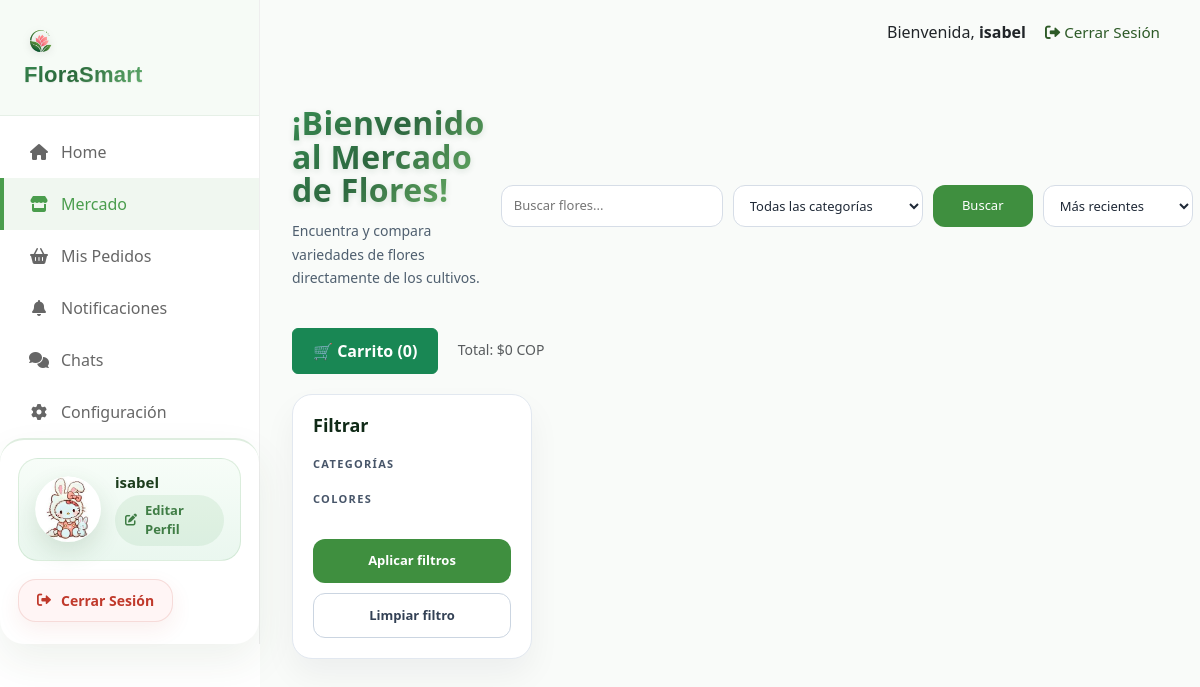
Screenshot of /mercado/ (signed in) with the database file from the repository.
### usuarios/models.py (models this page shows, shortened)
class Usuario(AbstractUser):
    ROLES = (
        ('floricultor', 'Floricultor / Productor'),
        ('comprador_b2b', 'Comprador Mayorista (B2B)'),
        ('comprador_b2c', 'Cliente Final (B2C)'),
    )
    email = models.EmailField(unique=True)
    rol = models.CharField(max_length=20, choices=ROLES, default='comprador_b2c')
    nombre_empresa_o_finca = models.CharField(max_length=100, blank=True, null=True)
    foto_perfil = models.ImageField(upload_to='perfiles/', null=True, blank=True, default='perfiles/default_profile.png')
    telefono = models.CharField(max_length=20, blank=True, null=True)
    ubicacion = models.CharField(max_length=200, blank=True, null=True)
    bio = models.TextField(blank=True, null=True)
    groups = models.ManyToManyField(
        Group,
        related_name="usuario_set",
        blank=True,
    )
    user_permissions = models.ManyToManyField(
        Permission,
        related_name="usuario_permissions_set",
        blank=True,
    )

### usuarios/views.py (the view, shortened to what this page needs)
# urls.py: path('mercado/', views.mercado_view, name='mercado'),
def mercado_view(request):
    if not request.user.is_authenticated:
        return redirect('login')
    if hasattr(request.user, 'rol') and request.user.rol == 'floricultor':
        messages.info(request, "Acceso al mercado no disponible para floricultores.")
        return redirect('mis_pedidos')
    productos = Producto.objects.all().order_by('-fecha_publicacion')
    categorias = Producto.objects.values_list('nombre_flor', flat=True).distinct().order_by('nombre_flor')
    colores = Producto.objects.values_list('color', flat=True).distinct().order_by('color')
    flores_colores = {}
    contexto = {
        'productos': productos,
        'categorias': categorias,
        'colores': colores,
        'flores_colores': flores_colores
    }
    return render(request, 'mercado.html', contexto)

### templates/mercado.html (shortened to what this page needs)
{% extends 'base.html' %}
{% load static %}
{% block extra_css %}
    <link rel="stylesheet" href="{% static 'css/style.css' %}">
{% endblock %}
{% block content %}
<div class="mercado-wrapper">
    <div class="mercado-header">
        <div class="texto-hero">
            <h1>{% if request.session.language == 'en' %}Welcome to the Flower Market!{% else %}¡Bienvenido al Mercado de Flores!{% endif %}</h1>
            <p>{% if request.session.language == 'en' %}Find and compare flower varieties directly from the farms.{% else %}Encuentra y compara variedades de flores directamente de los cultivos.{% endif %}</p>
        </div>
        <div class="mercado-actions">
            <div class="buscador">
                <input type="text" id="searchInput" placeholder="{% if request.session.language == 'en' %}Search flowers...{% else %}Buscar flores...{% endif %}">
                <select id="categorySelect">
                    <option value="">{% if request.session.language == 'en' %}All categories{% else %}Todas las categorías{% endif %}</option>
                </select>
                <button type="button" onclick="aplicarFiltros()">{% if request.session.language == 'en' %}Search{% else %}Buscar{% endif %}</button>
            </div>
            <div class="ordenador">
                <select id="sortSelect" onchange="ordenarProductos()">
                    <option value="reciente">Más recientes</option>
                </select>
            </div>
        </div>
    </div>
    <div style="margin-bottom: 20px;">
        <button type="button" class="btn btn-success" onclick="abrirCarrito()" style="padding: 10px 20px; font-weight: bold;">
            🛒 {% if request.session.language == 'en' %}Cart{% else %}Carrito{% endif %} (<span id="cartCount">0</span>)
        </button>
        <span id="cartTotalText" class="text-muted" style="margin-left: 15px; font-size: 14px;">{% if request.session.language == 'en' %}Total{% else %}Total{% endif %}: $0 COP</span>
    </div>
    <div class="mercado-container">
        <aside class="filtros-sidebar">
            <h3>Filtrar</h3>
            <div class="filtro-grupo">
                <h4>Categorías</h4>
            </div>
            <div class="filtro-grupo">
                <h4>Colores</h4>
            </div>
            <div class="filtros-footer">
                <button type="button" class="btn-aplicar-filtros" onclick="aplicarFiltros()">{% if request.session.language == 'en' %}Apply filters{% else %}Aplicar filtros{% endif %}</button>
                <button type="button" class="btn-limpiar-filtros" onclick="limpiarFiltros()">{% if request.session.language == 'en' %}Clear filter{% else %}Limpiar filtro{% endif %}</button>
            </div>
        </aside>
        <section class="productos-contenedor">
            <div class="productos-grid" id="productos-grid">
            </div>
        </section>
    </div>
</div>
{% endblock %}

### templates/base.html (shortened to what this page needs)
{% load static %}
<!DOCTYPE html>
<html lang="{{ request.session.language|default:'es' }}">
<head>
    <link href="https://cdn.jsdelivr.net/npm/bootstrap@5.3.0/dist/css/bootstrap.min.css" rel="stylesheet">
    <link rel="stylesheet" href="{% static 'css/style.css' %}">
    <link rel="stylesheet" href="https://cdnjs.cloudflare.com/ajax/libs/font-awesome/6.0.0/css/all.min.css">
    {% block extra_css %}{% endblock %}
</head>
<body{% if request.session.theme == 'dark' %} class="dark-theme"{% endif %} data-theme="{{ request.session.theme|default:'light' }}" data-language="{{ request.session.language|default:'es' }}">
    <div class="market-layout">
        <aside class="market-sidebar">
            <div class="sidebar-brand">
                <img src="{% static 'images/logo.png' %}" alt="Logo FloraSmart" class="sidebar-logo">
                <a href="{% url 'home' %}" class="sidebar-brand-name">FloraSmart</a>
            </div>
            <nav class="nav-menu">
                <a href="{% url 'home' %}" class="sidebar-link {% if request.resolver_match.url_name == 'home' %}active{% endif %}">
                    <i class="fas fa-home"></i>
                    <span>{% if request.session.language == 'en' %}Home{% else %}Home{% endif %}</span>
                </a>
                {% if not user.is_authenticated or user.rol != 'floricultor' %}
                <a href="{% url 'mercado' %}" class="sidebar-link {% if request.resolver_match.url_name == 'mercado' %}active{% endif %}">
                    <i class="fas fa-store"></i>
                    <span>{% if request.session.language == 'en' %}Market{% else %}Mercado{% endif %}</span>
                </a>
                {% endif %}
                <a href="{% url 'mis_pedidos' %}" class="sidebar-link {% if request.resolver_match.url_name == 'mis_pedidos' %}active{% endif %}">
                    <i class="fas fa-shopping-basket"></i>
                    <span>{% if user.rol == 'floricultor' %}Pedidos Recibidos{% else %}Mis Pedidos{% endif %}</span>
                </a>
                {% if user.is_authenticated and user.rol != 'floricultor' %}
                <a href="{% url 'notificaciones' %}" class="sidebar-link {% if request.resolver_match.url_name == 'notificaciones' %}active{% endif %}">
                    <i class="fas fa-bell"></i>
                    <span>Notificaciones</span>
                </a>
                {% endif %}
                <a href="{% url 'lista_chats' %}" class="sidebar-link {% if request.resolver_match.url_name == 'lista_chats' %}active{% endif %}">
                    <i class="fas fa-comments"></i>
                    <span>{% if request.session.language == 'en' %}Chats{% else %}Chats{% endif %}</span>
                </a>
                <a href="{% url 'configuracion' %}" class="sidebar-link {% if request.resolver_match.url_name == 'configuracion' %}active{% endif %}">
                    <i class="fas fa-cog"></i>
                    <span>{% if request.session.language == 'en' %}Settings{% else %}Configuración{% endif %}</span>
                </a>
            </nav>
            <div class="sidebar-user-profile">
                <a href="{% url 'perfil' %}" class="profile-link">
                    <div class="profile-avatar">
                        {% if user.foto_perfil and user.foto_perfil.name != 'perfiles/default_profile.png' %}
                            <img src="{{ user.foto_perfil.url }}" alt="Foto de perfil de {{ user.username }}" class="profile-image">
                        {% else %}
                            <img src="{% static 'images/default_profile.svg' %}" alt="Foto de perfil predeterminada" class="profile-image">
                        {% endif %}
                    </div>
                    <div class="profile-info">
                        <p class="profile-name">{{ user.nombre_empresa_o_finca|default:user.username }}</p>
                        <p class="profile-action"><i class="fas fa-edit"></i> {% if request.session.language == 'en' %}Edit Profile{% else %}Editar Perfil{% endif %}</p>
                    </div>
                </a>
                <a href="{% url 'logout' %}" class="logout-btn">
                    <i class="fas fa-sign-out-alt"></i> {% if request.session.language == 'en' %}Logout{% else %}Cerrar Sesión{% endif %}
                </a>
            </div>
        </aside>
        <main class="main-content">
            <header class="top-user-bar">
                <div class="user-info">
                    {% if user.is_authenticated %}
                        <span>{% if request.session.language == 'en' %}Welcome{% else %}Bienvenida{% endif %}, <strong>{{ user.username }}</strong></span>
                        <a href="{% url 'logout' %}" class="logout-link">
                            <i class="fas fa-sign-out-alt"></i> {% if request.session.language == 'en' %}Logout{% else %}Cerrar Sesión{% endif %}
                        </a>
                    {% endif %}
                </div>
            </header>
            <section class="container-fluid py-4">
                {% block content %}
                {% endblock %}
            </section>
        </main>
    </div>
</body>
</html>

### templates/mercado.html (style rules this page uses)
* { margin: 0; padding: 0; box-sizing: border-box; }
.mercado-wrapper { max-width: 1320px; margin: 0 auto; padding: 18px 16px 32px; color: #1f2937; }
.mercado-header { display: grid; grid-template-columns: 1.7fr 1fr; gap: 16px; align-items: center; margin-bottom: 22px; }
.texto-hero { display: flex; flex-direction: column; gap: 8px; }
.texto-hero h1 { font-size: 32px; font-weight: 900; line-height: 1.05; letter-spacing: 0.4px; margin-bottom: 4px; background: linear-gradient(135deg, #3a8f54 0%, #2f6b42 45%, #78c06f 100%); -webkit-background-clip: text; -webkit-text-fill-color: transparent; text-shadow: 0 2px 6px rgba(28, 75, 42, 0.14); }
.texto-hero p { color: #4f5f6f; font-size: 14px; max-width: 600px; line-height: 1.7; }
.mercado-actions { display: grid; grid-template-columns: 1fr 150px; gap: 10px; }
.buscador { display: flex; gap: 10px; width: 100%; }
.buscador input, .buscador select, .buscador button, .ordenador select { border-radius: 12px; border: 1px solid #d6dde7; padding: 10px 12px; font-size: 13px; color: #1f2937; outline: none; background: white; }
.buscador input { flex: 1; }
.buscador select { min-width: 150px; width: 190px; }
.buscador button { min-width: 100px; background: #3f8f3f; color: white; border: none; cursor: pointer; transition: background 0.2s ease; }
.ordenador { display: flex; align-items: center; justify-content: flex-end; gap: 8px; }
.ordenador select { min-width: 150px; }
.mercado-container { display: grid; grid-template-columns: 240px 1fr; gap: 20px; align-items: start; }
.filtros-sidebar { background: white; padding: 20px; border-radius: 20px; border: 1px solid #e2e8f0; box-shadow: 0 16px 32px rgba(15, 23, 42, 0.05); position: sticky; top: 16px; }
.filtros-sidebar h3 { font-size: 18px; font-weight: 800; margin-bottom: 20px; color: #102a17; }
.filtro-grupo { margin-bottom: 22px; }
.filtro-grupo h4 { font-size: 11px; color: #475569; text-transform: uppercase; letter-spacing: 0.12em; margin-bottom: 12px; font-weight: 700; }
.filtros-footer { display: grid; gap: 10px; }
.btn-aplicar-filtros, .btn-limpiar-filtros { padding: 12px 14px; border-radius: 12px; font-weight: 700; font-size: 13px; transition: background 0.2s ease; }
.btn-aplicar-filtros { background: #3f8f3f; color: white; border: none; }
.btn-limpiar-filtros { background: white; border: 1px solid #cbd5e1; color: #334155; }
.productos-contenedor { width: 100%; }
.productos-grid { display: grid; grid-template-columns: repeat(auto-fill, minmax(220px, 1fr)); gap: 18px; }

### rows the page displays
Usuario: foto_perfil (picture), nombre_empresa_o_finca "isabel", username "isabel"
